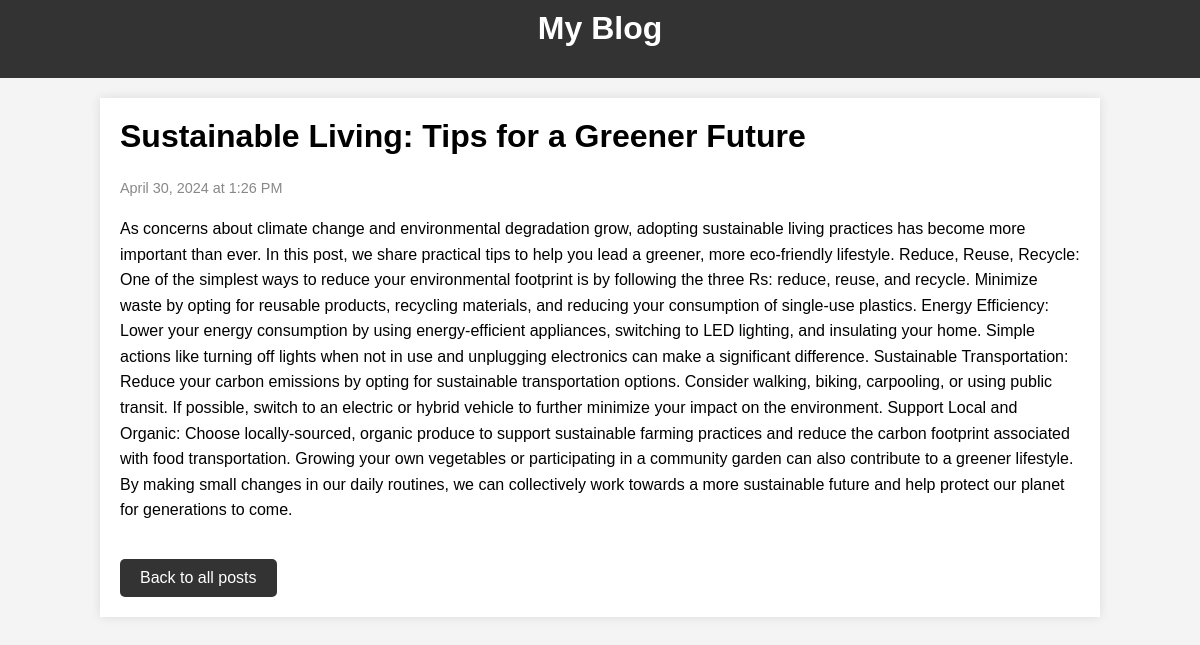
Screenshot of /post/3 with the database file from the repository.
### posts/models.py (models this page shows)
class Post(models.Model):
    title = models.CharField(max_length=100)
    date = models.DateTimeField(default=datetime.now,blank=True)
    content = models.TextField()

### posts/views.py (the view)
# urls.py: path('post/<int:id>',views.post,name='post')
def post(request,id):
    post = get_object_or_404(Post,id=id)
    return render(request,'post.html',{'post':post})

### template/post.html (shortened to what this page needs)
<!DOCTYPE html>
<html lang="en">
<head>
</head>
<body>
    <header>
        <h1>My Blog</h1>
    </header>
    <div class="container">
        <h1>{{ post.title }}</h1>
        <p class="datetime">{{ post.date|date:"F j, Y" }} at {{ post.date|date:"g:i A" }}</p>
        <p>{{ post.content }}</p>
        <a href="{% url 'index' %}">Back to all posts</a>
    </div>
</body>
</html>

### template/post.html (style rules this page uses)
body { font-family: Arial, sans-serif; margin: 0; padding: 0; background-color: #f4f4f4; }
header { background-color: #333; color: #fff; padding: 10px 0; text-align: center; }
.container { width: 80%; margin: 0 auto; background: #fff; padding: 20px; box-shadow: 0 0 10px rgba(0, 0, 0, 0.1); margin-top: 20px; }
h1 { margin-top: 0; }
.datetime { color: #888; font-size: 0.9em; margin-bottom: 10px; }
p { line-height: 1.6; }
a { display: inline-block; margin-top: 20px; text-decoration: none; color: #fff; background-color: #333; padding: 10px 20px; border-radius: 5px; transition: background-color 0.3s ease; }

### rows the page displays
Post: title "Sustainable Living: Tips for a Greener Future", date "April 30, 2024", date "1:26 PM", content "As concerns about climate change and environmental degradation grow, adopting sustainable living practices has become more important than ever. In this post, we share practical tips to help you lead a greener, more eco-friendly lifestyle. Reduce, Reuse, Recycle: One of the simplest ways to reduce your environmental footprint is by following the three Rs: reduce, reuse, and recycle. Minimize waste by opting for reusable products, recycling materials, and reducing your consumption of single-use plastics. Energy Efficiency: Lower your energy consumption by using energy-efficient appliances, switching to LED lighting, and insulating your home. Simple actions like turning off lights when not in…"
